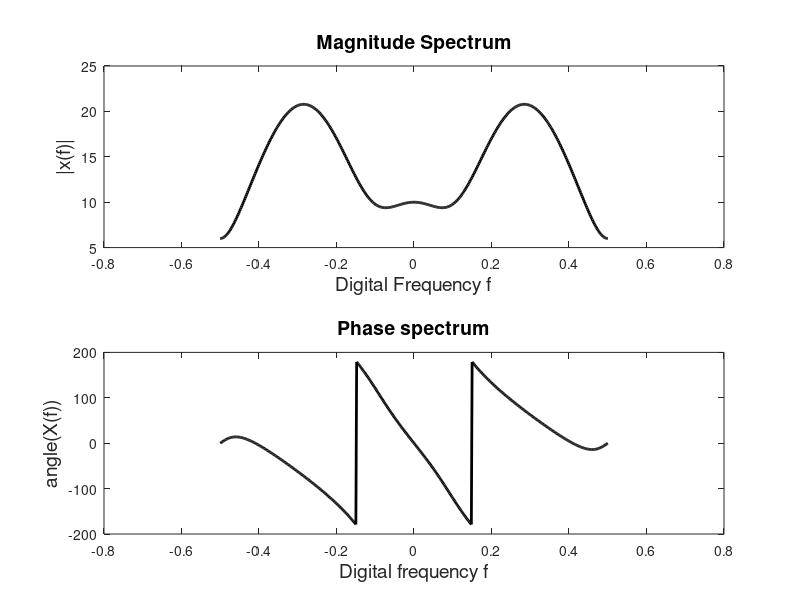

Write MATLAB code to recreate this figure.
%Matrix implementation of DTFT
x=[1,3,-9,5,10];
n1 = -1;
n2 = 3;
n = n1:n2
M = 500;
w =(-M/2:M/2)*2*pi/M;
W = exp(-j*w'*n);
X = W*x';

figure(1),subplot(211),plot(w/(2*pi),abs(X),'k','linewidth',2),xlabel('Digital Frequency f','fontsize',14),
ylabel('|x(f)|','fontsize',14),title('Magnitude Spectrum','fontsize',14);
subplot(212),plot(w/(2*pi),angle(X)*180/pi,'k','linewidth',2),xlabel('Digital frequency f','fontsize',14),
ylabel('angle(X(f))','fontsize',14),title('Phase spectrum','fontsize',14);